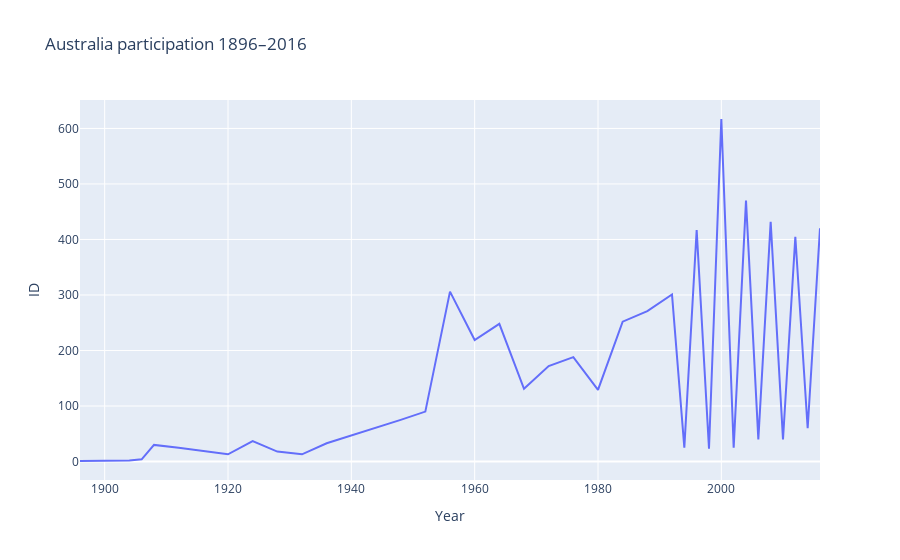

Here is the notebook cell this chart was saved with:
### Code cell
#merge "AUS" and "ANS" to get both NOC:S
australia = merged[merged["NOC"].isin(["AUS", "ANZ"])]   




participation_historical_aus = australia.groupby("Year")["ID"].nunique() #. groupby() gör om year till index
                                            # groupby(): skapa lådan (x-axel), .nunique() innehåll [y-axel]

df_aus_partition = participation_historical_aus.reset_index() #.reset_index Gör om year från index till kolumn.
df_aus_partition.columns = ["Year", "ID"]

fig = px.line(
    df_aus_partition,
    x= "Year", 
    y= "ID",
    title= "Australia participation 1896–2016"
)

fig.show()

### Figure 1 — Plotly figure (JSON) as saved in the notebook; plotly's stock layout.template omitted (floating-point values rounded to 4 significant figures)
{"data": [{"hovertemplate": "Year=%{x}<br>ID=%{y}<extra></extra>", "legendgroup": "", "line": {"color": "#636efa", "dash": "solid"}, "marker": {"symbol": "circle"}, "mode": "lines", "name": "", "orientation": "v", "showlegend": false, "type": "scatter", "x": [1896.0, 1900.0, 1904.0, 1906.0, 1908.0, 1912.0, 1920.0, 1924.0, 1928.0, 1932.0, 1936.0, 1948.0, 1952.0, 1956.0, 1960.0, 1964.0, 1968.0, 1972.0, 1976.0, 1980.0, 1984.0, 1988.0, 1992.0, 1994.0, 1996.0, 1998.0, 2000.0, 2002.0, 2004.0, 2006.0, 2008.0, 2010.0, 2012.0, 2014.0, 2016.0], "xaxis": "x", "y": [1, 2, 2, 4, 30, 25, 13, 37, 18, 13, 33, 75, 90, 306, 219, 248, 131, 172, 188, 129, 252, 271, 301, 25, 417, 23, 617, 25, 470, 40, 432, 40, 405, 60, 420], "yaxis": "y"}], "layout": {"legend": {"tracegroupgap": 0}, "title": {"text": "Australia participation 1896–2016"}, "xaxis": {"anchor": "y", "domain": [0, 1], "title": {"text": "Year"}}, "yaxis": {"anchor": "x", "domain": [0, 1], "title": {"text": "ID"}}}}
